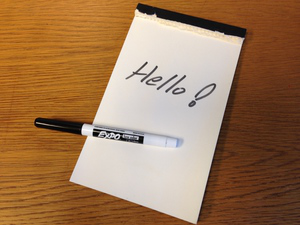
#> input picture images/hello.png, 300 x 225 px
$ python convert_bit_test.py
#> lines starting #> are read from the running program, lines starting #| are printed output that depends on the picture
### convert_bit.py
import numpy
import cv2

def convert_bit (output_bits_per_color, color_image, input_bits_per_color = 8):
	return numpy.apply_along_axis(
		reduce_bgr, #helper function
		2, #dimension for function to be applied
		color_image,
		output_bits_per_color,
		input_bits_per_color
	)

# takes an array representation of color in bgr form  with max values of 255
# and scales it down to the give the array scaled down where the max value is
# 2^(bits/3) - 1 this function is called by convert_bit
def reduce_bgr (bgr_array, output_bits_per_color, input_bits_per_color):
	max_color_value = 2 ** output_bits_per_color - 1
	input_max_color_value = 2 ** input_bits_per_color - 1
	new_bgr = [numpy.uint8(round(x * max_color_value / input_max_color_value)) for x in bgr_array]
	return new_bgr

### convert_bit_test.py
import numpy as np
import cv2
import convert_bit as cb

img = cv2.imread('images/hello.png', cv2.IMREAD_COLOR)
#> img is the input picture: shape (225, 300, 3); mean B, G, R 88.1, 122.2, 160.2
eight_bit = cb.convert_bit(3, img);
#> in convert_bit, `return numpy.apply_along_axis( reduce_bgr,`:
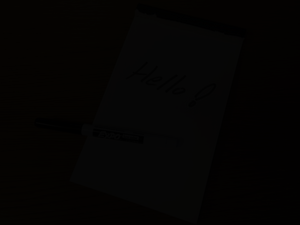
#> returned value: shape (225, 300, 3); mean of channels 0, 1, 2 2.52, 3.35, 4.39; drawn as B, G, R
img2 = cb.convert_bit(8, eight_bit, 3);

cv2.imshow('original',img)
cv2.imshow('3-bit',eight_bit)
cv2.imshow('3-bit converted to 8-bit',img2)
cv2.waitKey(0)
